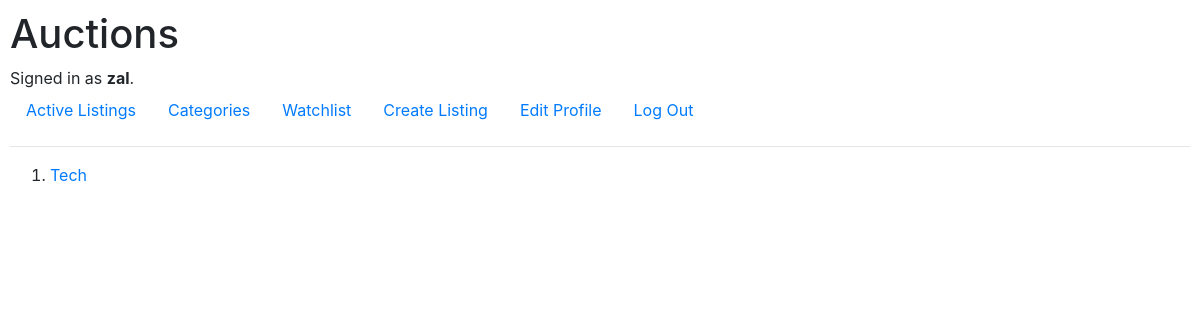
Before: /categories (signed in) with the older database file.
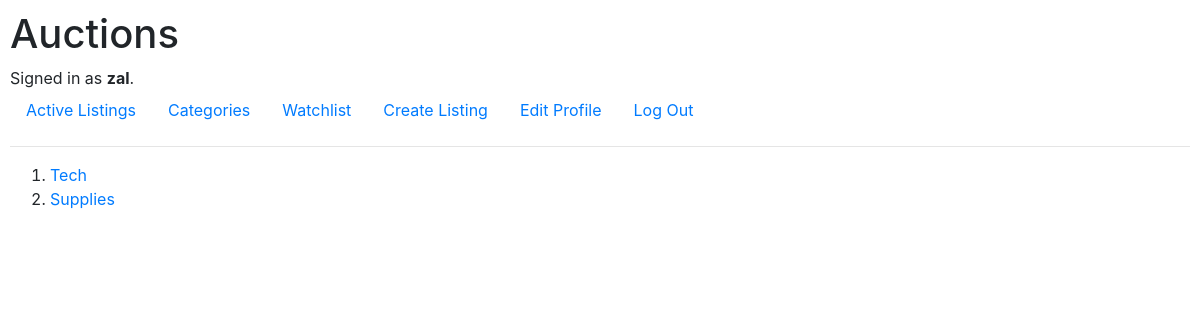
After: the same page with the newer database file.
### auctions/models.py (models this page shows, shortened)
class Listings(models.Model):
    item_name = models.CharField(unique=False, max_length=255)
    description = models.TextField()
    category = models.CharField(max_length=255, default="None", unique=False)
    price = models.DecimalField(max_digits = 14, decimal_places=2, null=False, blank=True, default=0)
    date_created = models.DateTimeField(auto_now=True)
    image = models.ImageField(upload_to='images/', blank=True, null=True)
    owner = models.CharField(unique=False, max_length=255)

### auctions/views.py (the view)
# urls.py: path("categories", views.categories, name="categories"),
def categories(request):
    temp_list = []
    queries = Listings.objects.all()
    for i in queries:
        if i.category not in temp_list:
            temp_list.append(i.category)
            print(i.category)
    upd_queries = temp_list
    print(temp_list)
    return render(request, "categories.html", {
        "data" : upd_queries
    })

### auctions/templates/categories.html
{% extends "layout.html" %}
{% block body %}
{% if data %}
    <div>
        <ol>
            {% for dat in data %}
            <li><a href="/subcategories?name={{dat}}" >{{ dat}} </a></li>
            {% endfor %}
        </ol>
    </div>
{% else %}
    No active listings
{% endif %}
{% endblock %}

Changed rows visible on the page:
added Listings: data "Supplies"
